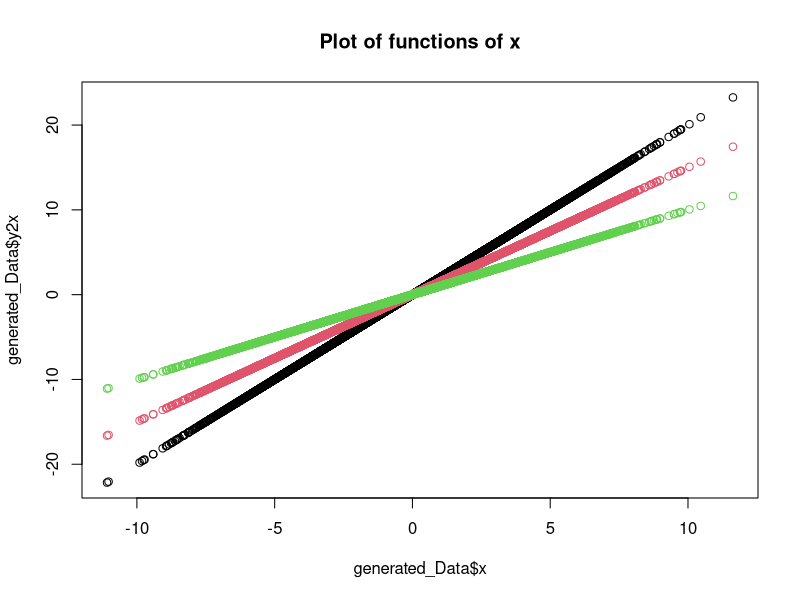

Write the R code that produced this figure. (Note: this script raises an error after producing the figure.)

# Homeworj 6 submission. 
# Victor Aluko

library(ggplot2)
library(caret, quietly = TRUE)

setwd("C:/devstore/data_mining/homework6/")
xydata <- read.delim("HW6_exercise1.txt")

Calc_funcs <- function(a, b) {
  data.frame(x = a, y = b, 
             yx = a, y15x = 1.5 * a,
             y2x = 2 * a)
}

generated_Data <- do.call(rbind, apply(xydata, 1, function(ab) Calc_funcs(ab['x'], ab['y'])))


plot(generated_Data$x, generated_Data$y2x, type = "p", main = "Plot of functions of x")
points(generated_Data$x, generated_Data$y15x, col=2)
points(generated_Data$x, generated_Data$yx, col=3)

RMSE_yx <- sqrt(mean((generated_Data$yx - generated_Data$y)^2))
RMSE_y15x <- sqrt(mean((generated_Data$y15x - generated_Data$y)^2))
RMSE_y2x <- sqrt(mean((generated_Data$y2x - generated_Data$y)^2))

# Exercise 2 code
winequality <- read.table("winequality.csv", header = TRUE, stringsAsFactors = F, sep = ";")
fit_fa <- lm(formula =  quality ~ fixed.acidity, data = winequality)
summary(fit_fa)

fit_va <- lm(formula =  quality ~ volatile.acidity, data = winequality)
summary(fit_va)

fit_ca <- lm(formula =  quality ~ citric.acid, data = winequality)
summary(fit_ca)

fit_rs <- lm(formula =  quality ~ residual.sugar, data = winequality)
summary(fit_rs)

fit_cl <- lm(formula =  quality ~ chlorides, data = winequality)
summary(fit_cl)

fit_fso <- lm(formula =  quality ~ free.sulfur.dioxide, data = winequality)
summary(fit_fso)

fit_tso <- lm(formula =  quality ~ total.sulfur.dioxide, data = winequality)
summary(fit_tso)

fit_d <- lm(formula =  quality ~ density, data = winequality)
summary(fit_d)

fit_ph <- lm(formula =  quality ~ pH, data = winequality)
summary(fit_ph)

fit_sl <- lm(formula =  quality ~ sulphates, data = winequality)
summary(fit_sl)

fit_al <- lm(formula =  quality ~ alcohol, data = winequality)
summary(fit_al)

# Exercise 3

data("iris")
iris_subset <- subset(iris, Species == "setosa" | Species == "versicolor")
iris_setosa = subset(iris, Species == "setosa")
iris_versicolor = subset(iris, Species == "versicolor")
t_result <- t.test(iris_setosa$Petal.Length, iris_versicolor$Petal.Length, alternative = "greater")

# Manual calculation
setosa_t.value = (mean(iris_setosa$Petal.Length) - 10) / (sd(iris_setosa$Petal.Length) / sqrt(length(iris_setosa$Petal.Length))) 
setosa_p.value = 2*pt(-abs(setosa_t.value), df=length(iris_setosa$Petal.Length)-1) 

versicolor_t.value = (mean(iris_versicolor$Petal.Length) - 10) / (sd(iris_versicolor$Petal.Length) / sqrt(length(iris_versicolor$Petal.Length))) 
versicolor_p.value = 2*pt(-abs(versicolor_t.value), df=length(iris_versicolor$Petal.Length)-1) 

petal_lengths <- rbind(iris_setosa, iris_versicolor)
ggplot(petal_lengths$Petal.Length, aes(length, fill = Petal.Length)) + geom_density(alpha = 0.2)

